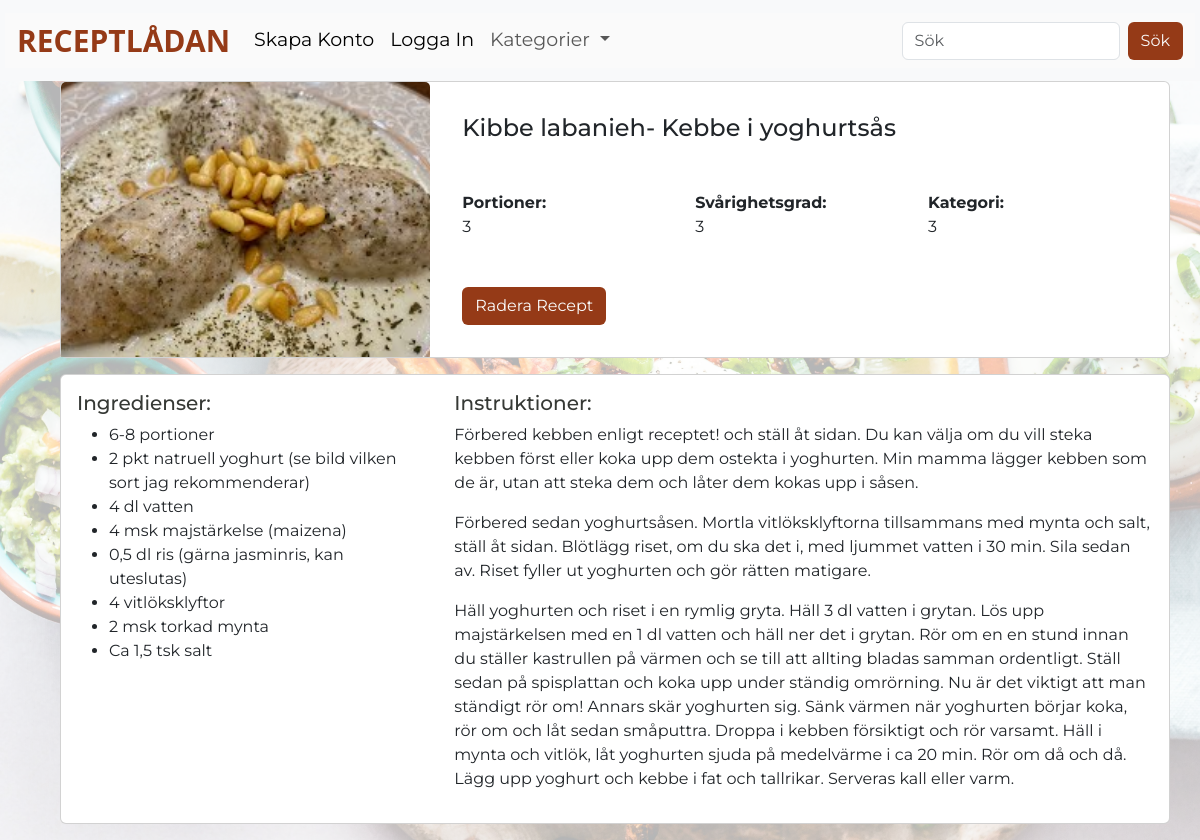
Screenshot of /detail/22 with the database file from the repository.
### main.py (models this page shows)
class Recipe(db.Model):
    id = db.Column(db.Integer, primary_key=True)
    user_id = db.Column(db.Integer, ForeignKey("users.id"))
    title = db.Column(db.String(100))
    ingredients = db.Column(db.Text)
    instruction = db.Column(db.Text)
    portions = db.Column(db.Integer)
    difficulty = db.Column(db.Integer)
    category = db.Column(db.Integer)
    date_posted = db.Column(db.DateTime, default=datetime.utcnow)
    image = db.Column(db.String(100))  # Path to the image file

### main.py (the view)
@app.route("/detail/<int:id>")
def recipe_detail(id):
    isAuthorized = session.get("Authorized", default=False)
    recipe = Recipe.query.get_or_404(id)
    return render_template(
        "recipe_detail.html", isAuthorized=isAuthorized, recipe=recipe
    )

### templates/recipe_detail.html (shortened to what this page needs)
{% extends "base.html" %} {% block body %}
<div class="main-recipe">
  <div class="card mb-3">
    <div class="row g-0">
      <div class="col-md-4 h-400">
        <img
          src="{{ url_for('static', filename=recipe.image.split('static/')[-1]) }}"
          alt="Picture of {{ recipe.title }}"
          class="card-img-top"
          style="object-fit: cover; height: 100%; width: 100%"
        />
      </div>
      <div class="col-md-8 p-3">
        <div class="card-body">
          <div class="flex-grow-1">
            <h4 class="card-title mb-0">{{ recipe.title }}</h4>
            <br />
            <br />
            <div class="row">
              <div class="col-md-4">
                <div class="mb-4">
                  <strong>Portioner:</strong><br />
                  <p>{{ recipe.portions }}</p>
                </div>
              </div>
              <div class="col-md-4">
                <div class="mb-4">
                  <strong>Svårighetsgrad:</strong><br />
                  <p>{{ recipe.difficulty }}</p>
                </div>
              </div>
              <div class="col-md-4">
                <div class="mb-4">
                  <strong>Kategori:</strong><br />
                  <p>{{ recipe.category }}</p>
                </div>
              </div>
            </div>
            <div class="float-right">
              <br />
              <a
                href="{{ url_for ('delete_recipe', id=recipe.id) }}"
                class="btn btn-custom-secondary btn crud-btn-text"
                >Radera Recept</a
              >
            </div>
          </div>
        </div>
      </div>
    </div>
  </div>
  <div class="card mb-3">
    <div class="row">
      <div class="col-md-4">
        <div class="card-body">
          <h5>Ingredienser:</h5>
          <ul>
            {% for ingredient in recipe.ingredients.split('\n') %}
            <li>{{ ingredient }}</li>
            {% endfor %}
          </ul>
        </div>
      </div>
      <div class="col-md-8">
        <div class="card-body">
          <h5>Instruktioner:</h5>
          {% for step in recipe.instruction.split('\n') %}
          <p>{{ step }}</p>
          {% endfor %}
        </div>
      </div>
    </div>
  </div>
</div>
{% endblock %}

### static/css/main.css (style rules this page uses)
body { background-color: #fafafa; font-family: "Montserrat", sans-serif; color: #363935; background-image: url("/static/pexels-ella-olsson-1640772.jpg"); background-size: cover; background-repeat: no-repeat; background-attachment: fixed; position: relative; min-height: 100vh; }
body::before { content: ""; position: fixed; top: 0; left: 0; width: 100%; height: 100%; background: rgba(255, 255, 255, 0.7); z-index: -1; }
h1, h2, h3, h4, h5 { color: #363935; }
.btn { background-color: #953a17; color: #fafafa; }
.btn-custom-secondary { text-align: right; }
.card { margin-right: 30px; margin-left: 60px; padding: 0px; }

### rows the page displays
Recipe: image (picture), title "Kibbe labanieh- Kebbe i yoghurtsås", portions "3", difficulty "3", category "3"

### other values shown
{{ ingredient }} "6-8 portioner" "2 pkt natruell yoghurt (se bild vilken sort jag rekommenderar)" "4 dl vatten" "4 msk majstärkelse (maizena)" "0,5 dl ris (gärna jasminris, kan uteslutas)" "4 vitlöksklyftor" "2 msk torkad mynta" "Ca 1,5 tsk salt"
